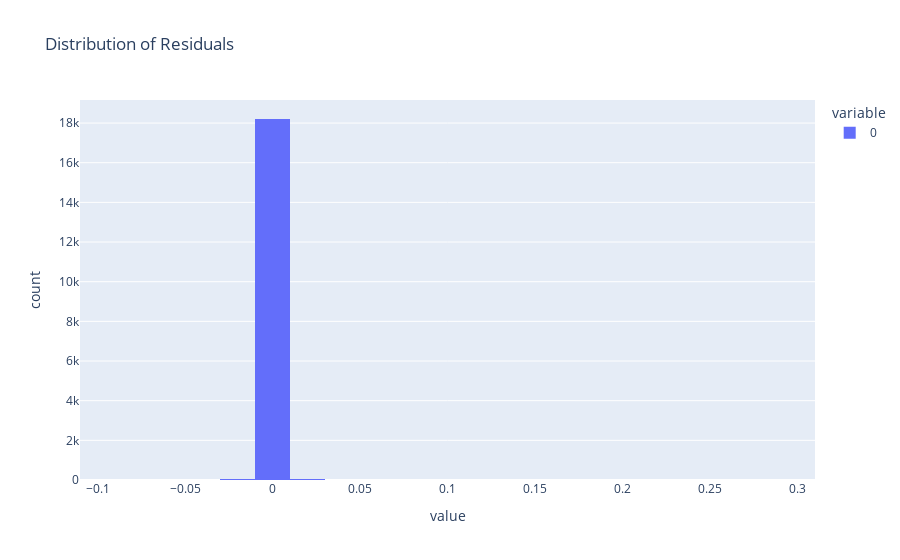

The code cell stored with this chart in its notebook:
### Code cell
import plotly.express as px

fig = px.histogram(residuals, nbins=30, title='Distribution of Residuals')
fig.show()

### Figure 1 — Plotly figure (JSON) as saved in the notebook; plotly's stock layout.template omitted (floating-point values rounded to 4 significant figures; data arrays with more than 128 entries replaced by an {"elided": "..."} marker saying what was removed)
{"data": [{"alignmentgroup": "True", "bingroup": "x", "hovertemplate": "variable=0<br>value=%{x}<br>count=%{y}<extra></extra>", "legendgroup": "0", "marker": {"color": "#636efa", "pattern": {"shape": ""}}, "name": "0", "nbinsx": 30, "offsetgroup": "0", "orientation": "v", "showlegend": true, "type": "histogram", "x": {"elided": "18320 float values"}, "xaxis": "x", "yaxis": "y"}], "layout": {"barmode": "relative", "legend": {"title": {"text": "variable"}, "tracegroupgap": 0}, "title": {"text": "Distribution of Residuals"}, "xaxis": {"anchor": "y", "domain": [0, 1], "title": {"text": "value"}}, "yaxis": {"anchor": "x", "domain": [0, 1], "title": {"text": "count"}}}}
